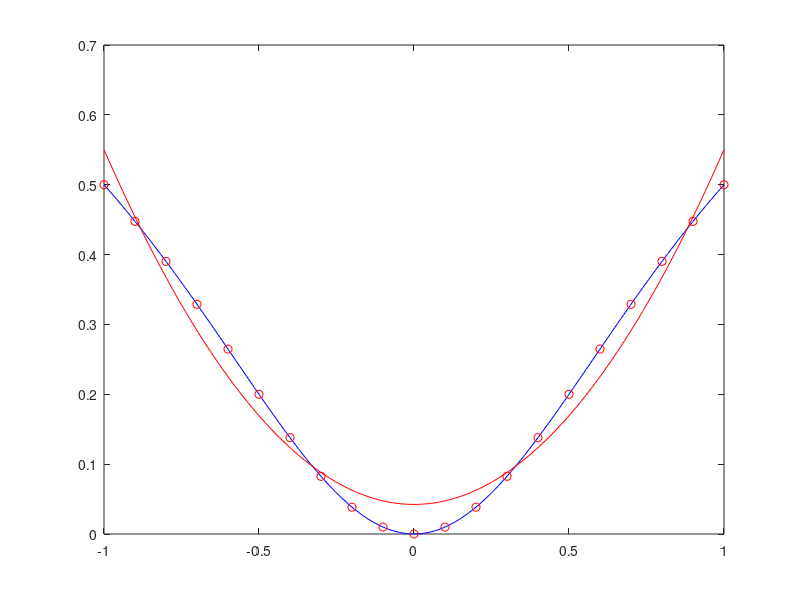

MATLAB code for this plot: (Note: this script raises an error after producing the figure.)
# Task 1


# Calculations
# Add X values and Function
xp = linspace(-1, 1, 21);
yp = xp.^2./(1+xp.^2);

# Approximation by a polynomial of degree 2.
# And find the coefficients of the polynomial are
A = [xp'.^2, xp', ones(21, 1)];
b = yp';
a = A\b; #Ax=b. 'a' in this example is 'x' in the formula





# The difference between the pair xp, yp (red lines) - approximation dots
# x, y(blue line) - just a function
# x, ya(red line) - approximation line





# On the same figure, draw the graph of the original function and the graph of
# the polynomial and mark the positions of the points used to calculate the
# approximation:
x = linspace(-1, 1);
y = x.^2./(1+x.^2);

# And the values of the polynomial approximation:
# Function 'polyval(p, x)'
# Where 'p' is a list of the corresponding coefficients
# And 'x' is a list of values of th uknown
ya = polyval(a, x);

# Draw graph part
plot(x, y, 'b')
hold on
plot(xp, yp, 'ro')
plot(x, ya, 'red')







# Let's find the polynomial of degree 20 that best fits the given 21 points.
# This will in fact be an interpolating polynomial that fits the given points
# exactly. Prepare a new matrix
A = xp'.^(20:-1:0);

# Right side b is the same as before, and the coefficients of the
# interpolating polynomial are:
a = A\b;

# Let's draw a sufficiently dense set of values for this polynomial and plot
# it on the same figure:
#ya = polyval(a, x);
#plot(x, ya)



# How do polynomial approximations and interpolations behave with real data?
# Let's first prepare data with artificially added error:
#yp = xp.^2./(1+xp.^2) + 0.001*rand(1, 21);

# We used the rand function; calling rand(m, n) returns m×n
# a matrix of random values between 0
# and 1. We can now repeat the calls on this data from line 3 onwards.
# Do this and compare the results.


# Task 2
# (d) Save the files transmitters.txt and distances.txt in the folder
# where you are running octave. Save the data:
# And find (e.g.) the position of the first receiver
P = load("transmitters.txt")
d = load("distances.txt")
receiver(P, d(:, 1))
#plot(P, d)


